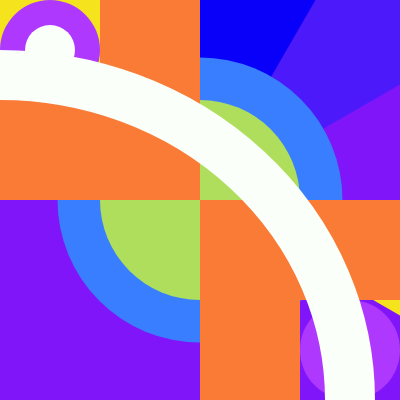
Frame 1 (no input)
Frame 60 (no input): identical to frame 1, image omitted
Frame 120 (the mouse pressed at the canvas centre since frame 60): identical to frame 1, image omitted

The p5.js sketch that drew this single still picture (run headless with seeded random() and noise() and a simulated clock; from frame 60 on, the mouse is pressed at the canvas centre):

// p5.js sketch
// ── sketch.js
function preload(){
  // preload assets
}

function setup() {
  createCanvas(400, 400);
}

function draw() {
  background(245,227,29);

  fill(9,0,250);
  arc(200,200,
    600,600,
    Math.PI/180*-90,
    Math.PI/180*0);

  fill(76,26,250);
  arc(200,200,
    700,700,
    Math.PI/180*-60,
    Math.PI/180*0);

  strokeWeight(0);
  fill(129,21,250);
  arc(200,200,
    600,600,
    Math.PI/180*-30,
    Math.PI/180*0);

  
  strokeWeight(0);
  fill(129,21,250);
  arc(200,200,
    600,600,
    Math.PI/180*30,
    Math.PI/180*-180);


  strokeWeight(0);
  fill(56, 126, 255);
  circle (200,200,285);
  
  strokeWeight(0);
  fill(174, 222, 91);
  circle (200,200,200);
  
  strokeWeight(0);
  fill(250, 123, 54);
  rect (200, 200, 300, 100);
  rect (200, 200, 100, 300);
  rect (100, 0, 100, 200);
  rect (0, 100, 200, 100);

  fill(175,56,255);
  circle(350,350,100);

  fill(175,56,255);
  circle(50,50,100);

  strokeWeight (50);
  stroke(250,255,250);
  point(50,50);

  strokeWeight (7);
  stroke(250,255,250);
  point(350,350);
  
  fill('rgba(0,0,0,0)');
  strokeWeight (50);
  stroke(250,255,250);
  arc(0,400,
    700,650,
    Math.PI/180*270,
    Math.PI/180*200);



}
